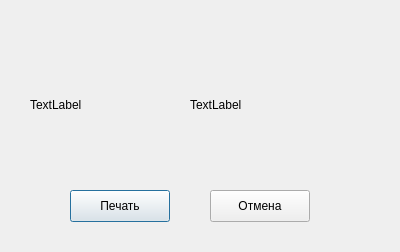
<?xml version="1.0" encoding="UTF-8"?>
<ui version="4.0">
 <class>AddForm</class>
 <widget class="QDialog" name="AddForm">
  <property name="geometry">
   <rect>
    <x>0</x>
    <y>0</y>
    <width>400</width>
    <height>252</height>
   </rect>
  </property>
  <property name="windowTitle">
   <string>Dialog</string>
  </property>
  <widget class="QLabel" name="label_Photo">
   <property name="geometry">
    <rect>
     <x>30</x>
     <y>40</y>
     <width>130</width>
     <height>130</height>
    </rect>
   </property>
   <property name="text">
    <string>TextLabel</string>
   </property>
  </widget>
  <widget class="QLabel" name="label_Info">
   <property name="geometry">
    <rect>
     <x>190</x>
     <y>40</y>
     <width>170</width>
     <height>130</height>
    </rect>
   </property>
   <property name="text">
    <string>TextLabel</string>
   </property>
  </widget>
  <widget class="QPushButton" name="btn_Print">
   <property name="geometry">
    <rect>
     <x>70</x>
     <y>190</y>
     <width>100</width>
     <height>32</height>
    </rect>
   </property>
   <property name="text">
    <string>Печать</string>
   </property>
  </widget>
  <widget class="QPushButton" name="btn_Cancel">
   <property name="geometry">
    <rect>
     <x>210</x>
     <y>190</y>
     <width>100</width>
     <height>32</height>
    </rect>
   </property>
   <property name="text">
    <string>Отмена</string>
   </property>
  </widget>
 </widget>
 <resources/>
 <connections/>
</ui>
